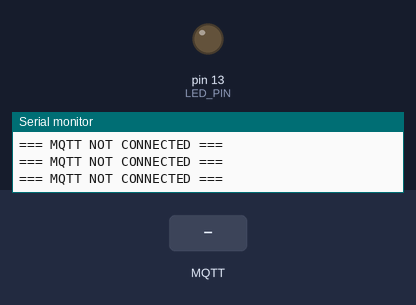
This sketch was run on a simulated Arduino Mega 2560, built with avr-gcc and run on an emulated ATmega2560. Shown: output pins drawn as LEDs (lit = HIGH), the last lines printed to the serial monitor. The test bench sets the inputs (shaded band). No MQTT or app messages arrive unless stated.

Above: at 7.2 s.
7.3 s: MQTT message "1" arrives on the first subscribed topic
At 10.24 s:
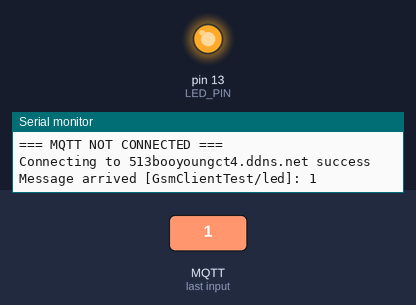
10.3 s: MQTT message "0" arrives on the first subscribed topic
At 11.4 s:
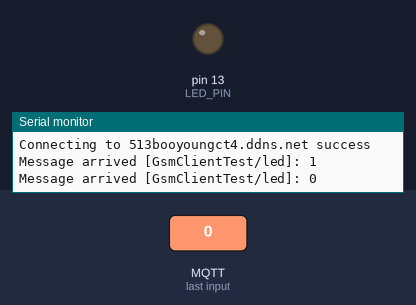
11.8 s: MQTT message "2" arrives on the first subscribed topic
At 12.6 s:
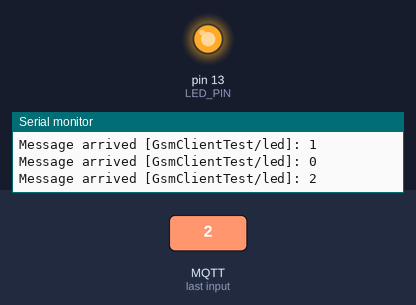
Timing chart, 0 to 14.8 s (numbered marks = the images above; inputs shaded):
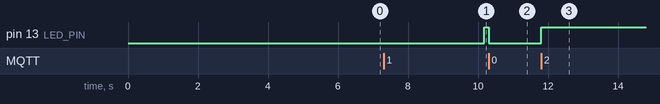

Measured:
- after the input at 7.3 s, pin 13 (LED_PIN): LOW → HIGH after 2.9 s
- after the input at 10.3 s, pin 13 (LED_PIN): HIGH → LOW at once
- after the input at 11.8 s, pin 13 (LED_PIN): LOW → HIGH at once

The sketch:

LTE_MQTT_TEST.ino
```cpp
#define TINY_GSM_MODEM_SIM7600

#define SerialMon Serial
#define SerialAT Serial2
#define TINY_GSM_DEBUG Serial

#define GSM_AUTOBAUD_MIN 9600
#define GSM_AUTOBAUD_MAX 115200

#define TINY_GSM_USE_GPRS true
#define TINY_GSM_USE_WIFI false

// set GSM PIN, if any
#define GSM_PIN ""

// Your GPRS credentials, if any
const char apn[]      = "Vina";
const char gprsUser[] = "mms";
const char gprsPass[] = "mms";


// MQTT details
const char* broker = "513booyoungct4.ddns.net";

const char* topicLed       = "GsmClientTest/led";
const char* topicInit      = "GsmClientTest/init";
const char* topicLedStatus = "GsmClientTest/ledStatus";

#include <TinyGsmClient.h>
#include <PubSubClient.h>


TinyGsm modem(Serial2);
TinyGsmClient client(modem);
PubSubClient  mqtt(client);

#define LED_PIN 13
int ledStatus = LOW;

uint32_t lastReconnectAttempt = 0;

void mqttCallback(char* topic, byte* payload, unsigned int len) {
  SerialMon.print("Message arrived [");
  SerialMon.print(topic);
  SerialMon.print("]: ");
  SerialMon.write(payload, len);
  SerialMon.println();

  // Only proceed if incoming message's topic matches
  if (String(topic) == topicLed) {
    ledStatus = !ledStatus;
    digitalWrite(LED_PIN, ledStatus);
    mqtt.publish(topicLedStatus, ledStatus ? "1" : "0");
  }

}

boolean mqttConnect() {
  SerialMon.print("Connecting to ");
  SerialMon.print(broker);


  // Or, if you want to authenticate MQTT:
  boolean status = mqtt.connect("GsmClientName", "admin", "admin13589");

  if (status == false) {
    SerialMon.println(" fail");
    return false;
  }
  SerialMon.println(" success");
  mqtt.publish(topicInit, "GsmClientTest started");
  mqtt.subscribe(topicLed);
  return mqtt.connected();
}


void setup() {
  // Set console baud rate
  SerialMon.begin(115200);
  delay(10);

  pinMode(LED_PIN, OUTPUT);

  // !!!!!!!!!!!
  // Set your reset, enable, power pins here
  // !!!!!!!!!!!

  SerialMon.println("Wait...");
  SerialAT.begin(115200);
  delay(6000);

  // Restart takes quite some time
  // To skip it, call init() instead of restart()
  SerialMon.println("Initializing modem...");
  modem.restart();
  // modem.init();

  String modemInfo = modem.getModemInfo();
  SerialMon.print("Modem Info: ");
  SerialMon.println(modemInfo);
  //if (GSM_PIN && modem.getSimStatus() != 3) { modem.simUnlock(GSM_PIN); }
  modem.gprsConnect(apn, gprsUser, gprsPass);


  SerialMon.print("Waiting for network...");
  if (!modem.waitForNetwork()) {
    SerialMon.println(" fail");
    delay(10000);
    return;
  }
  SerialMon.println(" success");

  if (modem.isNetworkConnected()) { SerialMon.println("Network connected"); }
  // GPRS connection parameters are usually set after network registration
  SerialMon.print(F("Connecting to "));
  SerialMon.print(apn);
  if (!modem.gprsConnect(apn, gprsUser, gprsPass)) {
    SerialMon.println(" fail");
    delay(10000);
    return;
  }
  SerialMon.println(" success");

  if (modem.isGprsConnected()) { SerialMon.println("GPRS connected"); }


  // MQTT Broker setup
  mqtt.setServer(broker, 1883);
  mqtt.setCallback(mqttCallback);
}

void loop() {
  // Make sure we're still registered on the network
  if (!modem.isNetworkConnected()) {
    SerialMon.println("Network disconnected");
    if (!modem.waitForNetwork(180000L, true)) {
      SerialMon.println(" fail");
      delay(10000);
      return;
    }
    if (modem.isNetworkConnected()) {
      SerialMon.println("Network re-connected");
    }

#if TINY_GSM_USE_GPRS
    // and make sure GPRS/EPS is still connected
    if (!modem.isGprsConnected()) {
      SerialMon.println("GPRS disconnected!");
      SerialMon.print(F("Connecting to "));
      SerialMon.print(apn);
      if (!modem.gprsConnect(apn, gprsUser, gprsPass)) {
        SerialMon.println(" fail");
        delay(10000);
        return;
      }
      if (modem.isGprsConnected()) { SerialMon.println("GPRS reconnected"); }
    }
#endif
  }

  if (!mqtt.connected()) {
    SerialMon.println("=== MQTT NOT CONNECTED ===");
    // Reconnect every 10 seconds
    uint32_t t = millis();
    if (t - lastReconnectAttempt > 10000L) {
      lastReconnectAttempt = t;
      if (mqttConnect()) { lastReconnectAttempt = 0; }
    }
    delay(100);
    return;
  }

  mqtt.loop();
}
```
